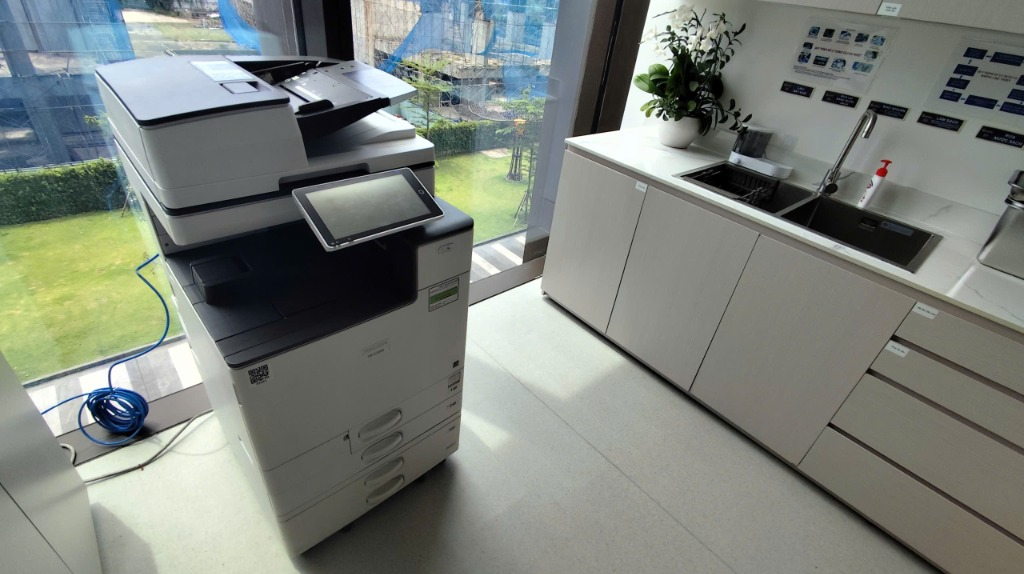
#> input picture assets/samples/hero_office_printer.jpg, 1024 x 574 px
$ python -i pbr_baker.py   (imports and definitions only)   (older library calls are emulated)
#> lines starting #> are read from the running program, lines starting #| are printed output that depends on the picture
"""Physically Based Rendering (PBR) Texture & Material Baking Engine.

Generates complete, high-fidelity PBR material maps (100% local and CPU-efficient):
  - Base Color / Diffuse Albedo (Illumination-delighted)
  - Tangent-Space Normal Map (Multi-scale Sobel surface curvature & micro-relief)
  - Roughness Map (Physics-aware specular & texture entropy classification)
  - Metallic Map (Conductive vs dielectric material segmentation)
  - Ambient Occlusion (AO) Map (Cavity & crevice contact shadows)
  - Packed ORM Map (glTF 2.0 standard: R=Occlusion, G=Roughness, B=Metallic)
  - High-Resolution Industrial Chassis Rear Panel Synthesizer (Realistic back surface)
"""

from __future__ import annotations

import logging
from pathlib import Path
from typing import Dict, Optional, Tuple, Union

import cv2
import numpy as np
from PIL import Image, ImageDraw, ImageFilter

logger = logging.getLogger("PBRBaker")


class PBRBaker:
    """Full-featured local PBR material baker and rear chassis texture synthesizer."""

    # [24 lines left out: function extract_albedo, not called in this run]

    @staticmethod
    def generate_normal_map(
        image_rgb: np.ndarray,
        intensity: float = 2.5,
        depth_map: Optional[np.ndarray] = None,
    ) -> np.ndarray:
        """Compute tangent-space Normal Map (RGB standard) combining multi-scale gradients.

        R = Normal X (Left-to-Right), G = Normal Y (Bottom-to-Top, OpenGL standard), B = Normal Z (Outward).
        """
#> called with intensity = 2.5
        h, w = image_rgb.shape[:2]
#> h = 574; w = 1024
        gray = cv2.cvtColor(image_rgb, cv2.COLOR_RGB2GRAY).astype(np.float32) / 255.0

        # Fine details: High-pass Sobel on luminance
        blur_fine = cv2.GaussianBlur(gray, (3, 3), 0)
        gx_fine = cv2.Sobel(blur_fine, cv2.CV_32F, 1, 0, ksize=3)
        gy_fine = cv2.Sobel(blur_fine, cv2.CV_32F, 0, 1, ksize=3)
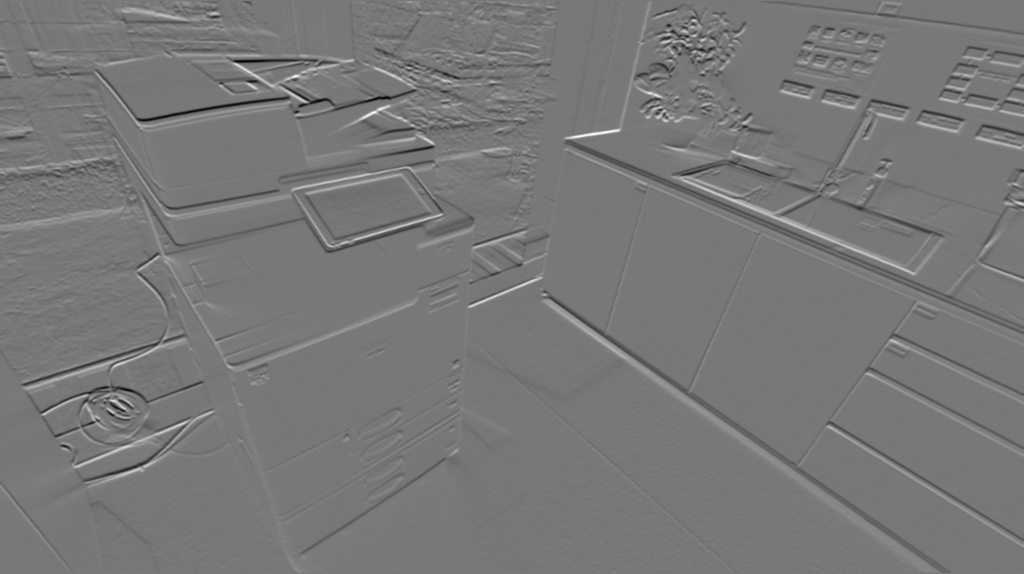
#> gy_fine: shape (574, 1024) float32; min -2.4, max 2.69, mean 0.000244; drawn with min black and max white

        # Medium structure: Slightly blurred Sobel
        blur_med = cv2.GaussianBlur(gray, (7, 7), 0)
        gx_med = cv2.Sobel(blur_med, cv2.CV_32F, 1, 0, ksize=5)
        gy_med = cv2.Sobel(blur_med, cv2.CV_32F, 0, 1, ksize=5)

        # Combine fine micro-relief with structural contours
        gx = (gx_fine * 0.7 + gx_med * 0.3) * intensity
        # OpenGL tangent space has Y pointing UP, so invert image row gradient (Y downwards)
        gy = -(gy_fine * 0.7 + gy_med * 0.3) * intensity
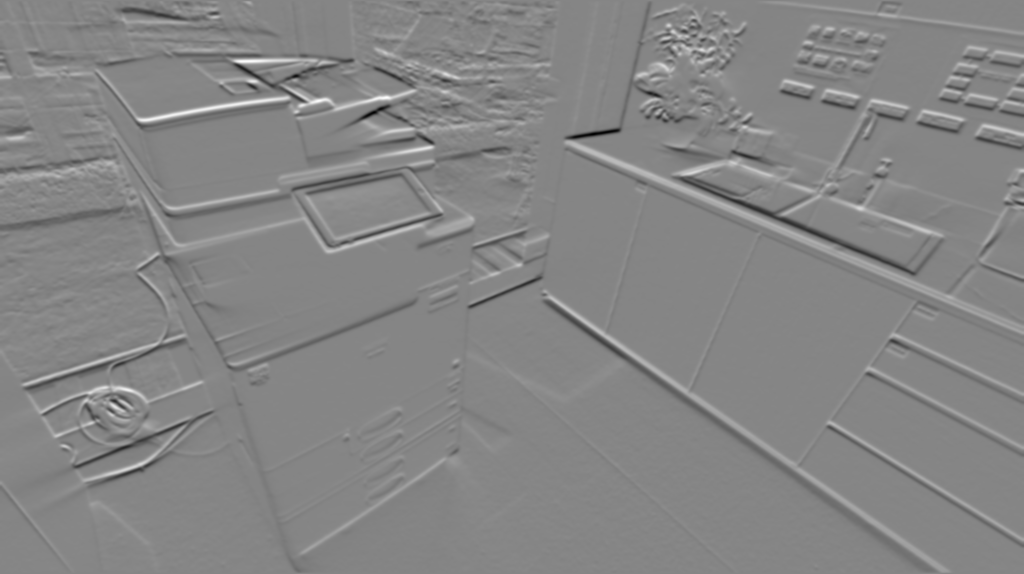
#> gy: shape (574, 1024) float32; min -24.53, max 22.35, mean 0; drawn with min black and max white

        # Incorporate depth map gradients if available
        if depth_map is not None:
            dm = depth_map
            if dm.shape[:2] != (h, w):
                dm = cv2.resize(dm, (w, h), interpolation=cv2.INTER_LINEAR)
            dm_blur = cv2.GaussianBlur(dm.astype(np.float32), (5, 5), 0)
            d_gx = cv2.Sobel(dm_blur, cv2.CV_32F, 1, 0, ksize=3) * 3.0
            d_gy = -cv2.Sobel(dm_blur, cv2.CV_32F, 0, 1, ksize=3) * 3.0
            gx = gx * 0.6 + d_gx * 0.4
            gy = gy * 0.6 + d_gy * 0.4

        gz = np.ones_like(gx, dtype=np.float32)
        norm = np.sqrt(gx * gx + gy * gy + gz * gz)
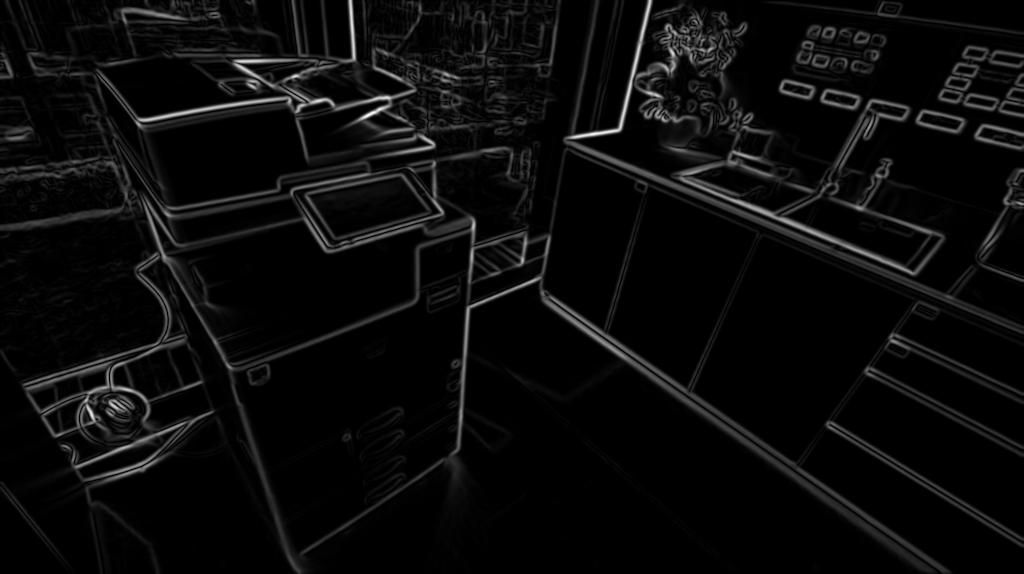
#> norm: shape (574, 1024) float32; min 1, max 25.43, mean 2.1; drawn with min black and max white
        norm = np.maximum(norm, 1e-6)

        nx = (gx / norm) * 0.5 + 0.5
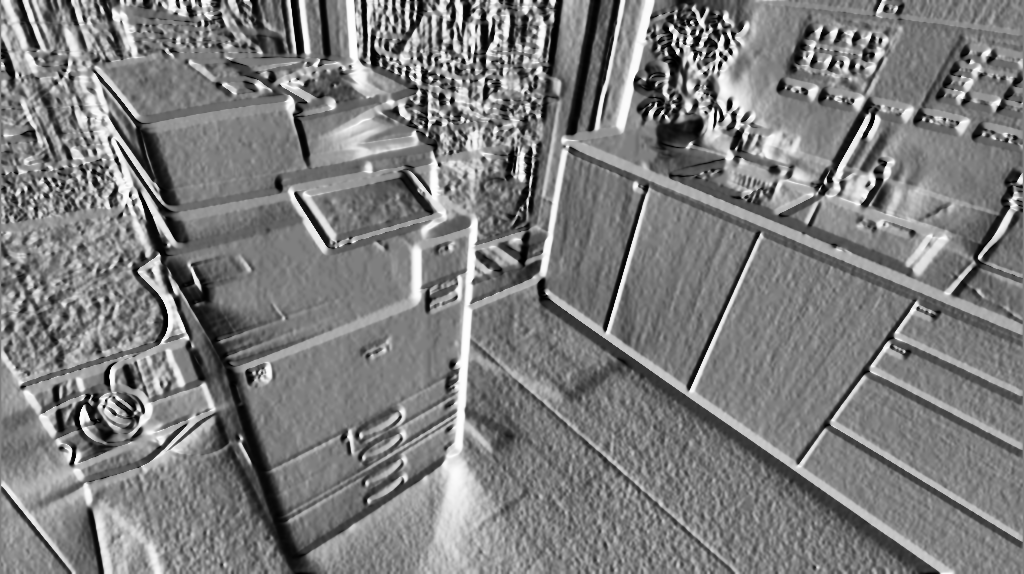
#> nx: shape (574, 1024) float32; min 0.000861, max 0.999, mean 0.491
        ny = (gy / norm) * 0.5 + 0.5
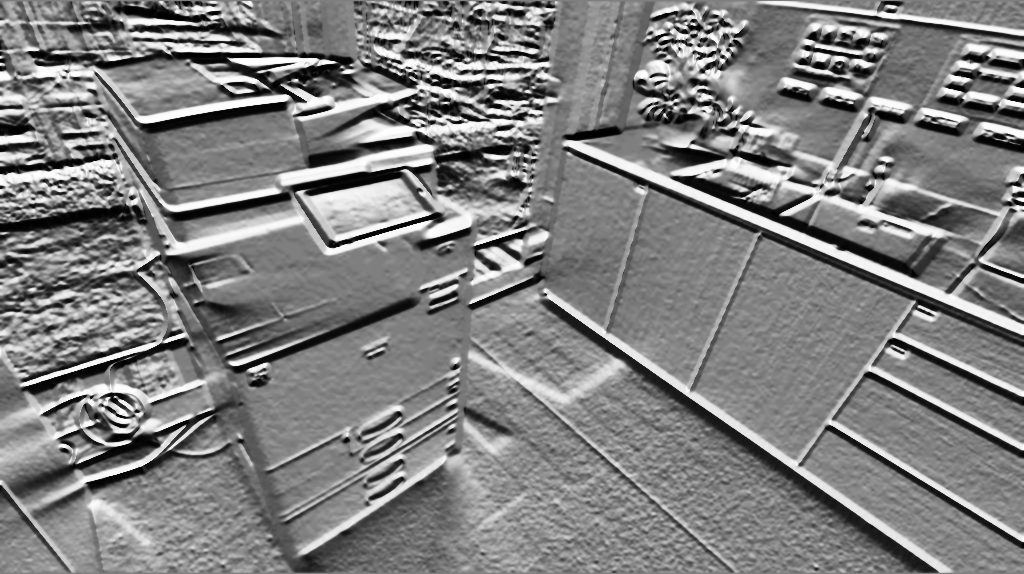
#> ny: shape (574, 1024) float32; min 0.000732, max 0.999, mean 0.503
        nz = (gz / norm) * 0.5 + 0.5
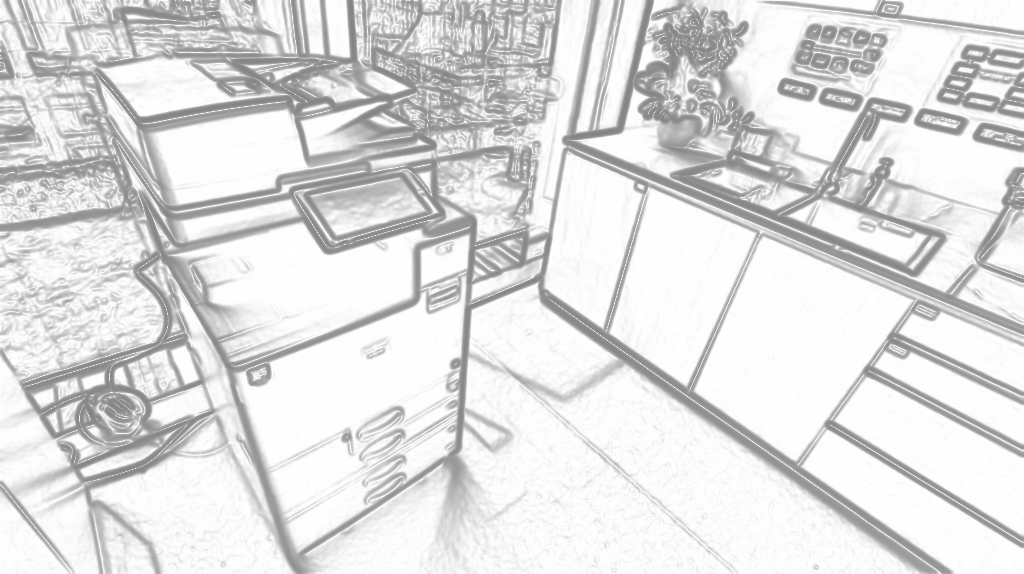
#> nz: shape (574, 1024) float32; min 0.52, max 1, mean 0.874

        normal_map = np.dstack([nx, ny, nz])
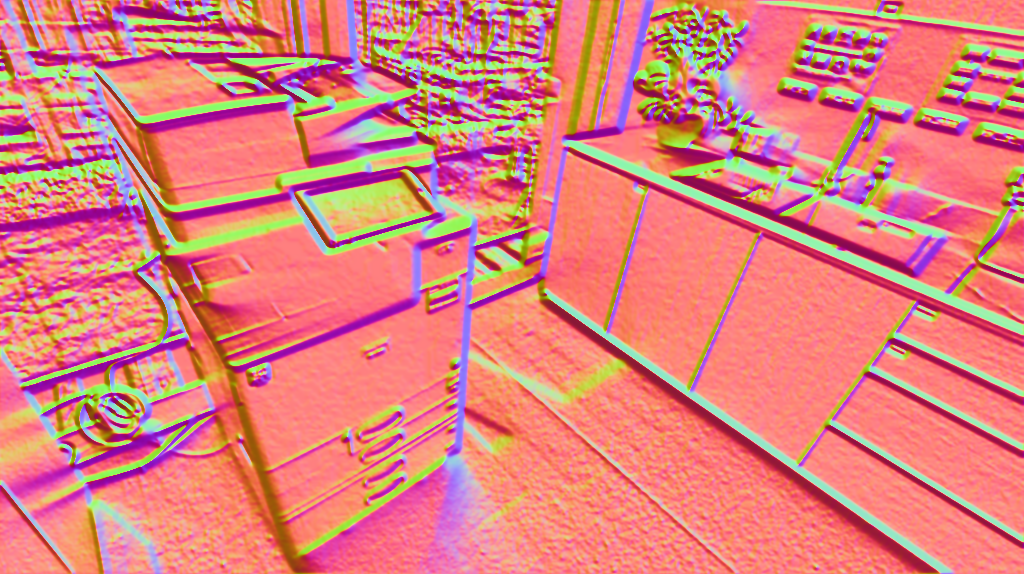
#> normal_map: shape (574, 1024, 3) float32; mean of channels 0, 1, 2 0.491, 0.503, 0.875; drawn as B, G, R
        return (np.clip(normal_map, 0.0, 1.0) * 255.0).astype(np.uint8)

    # [297 lines left out: functions generate_roughness_map, generate_metallic_map, generate_ao_map, generate_rear_chassis_textures, bake_pbr_maps, save_pbr_maps, not called in this run]

>>> import cv2
>>> picture = cv2.cvtColor(cv2.imread('../assets/samples/hero_office_printer.jpg'), cv2.COLOR_BGR2RGB)
>>> result = PBRBaker().generate_normal_map(picture)
